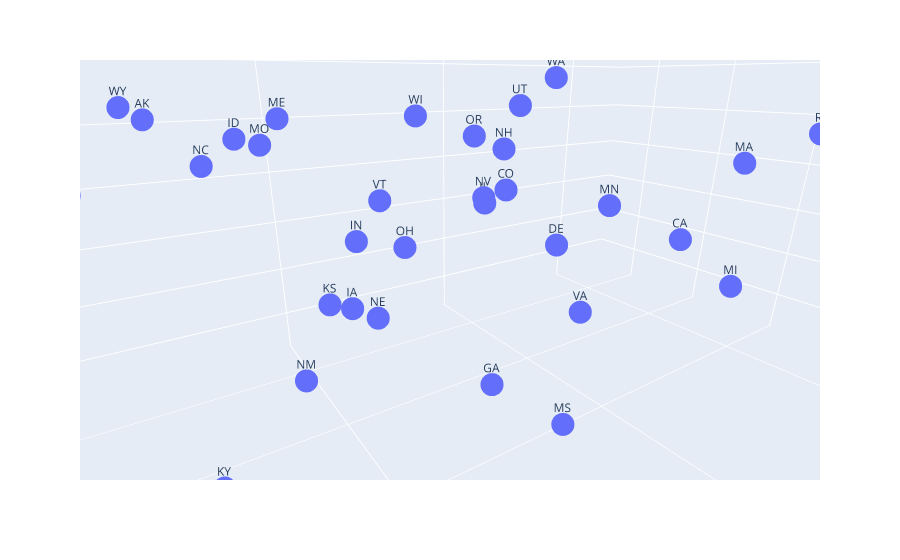

Write notebook code for a chart like this one.
### Markdown cell above
### 33) [P] Read how to generate a 3D scatterplot in seaborn or plotly, and use it to generate a scatterplot of the first 3 components.

### Code cell
fig = px.scatter_3d(x, x="PC1", y="PC2", z="PC3", text = df_car_crashes.index)
fig.update_traces(textposition='top center')
fig.show()

### Figure 1 — Plotly figure (JSON) as saved in the notebook; plotly's stock layout.template omitted (floating-point values rounded to 4 significant figures)
{"data": [{"hoverlabel": {"namelength": 0}, "hovertemplate": "PC1=%{x}<br>PC2=%{y}<br>PC3=%{z}<br>text=%{text}", "legendgroup": "", "marker": {"color": "#636efa", "symbol": "circle"}, "mode": "markers+text", "name": "", "scene": "scene", "showlegend": false, "text": ["AL", "AK", "AZ", "AR", "CA", "CO", "CT", "DE", "DC", "FL", "GA", "HI", "ID", "IL", "IN", "IA", "KS", "KY", "LA", "ME", "MD", "MA", "MI", "MN", "MS", "MO", "MT", "NE", "NV", "NH", "NJ", "NM", "NY", "NC", "ND", "OH", "OK", "OR", "PA", "RI", "SC", "SD", "TN", "TX", "UT", "VT", "VA", "WA", "WV", "WI", "WY"], "textposition": "top center", "type": "scatter3d", "x": [1.604, 1.144, 1.432, 2.492, -1.751, -0.9251, -2.125, 0.3247, -4.636, 0.4957, -0.5254, 1.928, 0.3131, -0.8793, -0.3953, -0.3501, 0.2687, 1.079, 1.879, 0.03317, -1.709, -3.651, -1.371, -2.909, -0.8649, 0.6597, 3.628, -0.4671, -0.106, -1.775, -3.018, 0.4693, -2.042, 0.8163, 4.424, -0.5391, 1.894, -1.559, 1.814, -2.164, 4.672, 2.147, 0.9549, 2.204, -1.985, -0.6303, -1.797, -2.096, 3.619, -1.187, 1.164], "y": [0.1334, 0.8582, -0.4205, 0.349, 0.6336, -0.1544, 1.371, 1.574, 0.919, 1.435, 0.2667, -0.2102, -2.428, -0.3253, -1.518, -1.606, -0.3886, 0.1679, 3.648, -2.001, 2.126, -0.02508, 1.191, -0.9038, 0.5837, 0.003254, -1.243, -1.309, 0.6897, -1.239, 1.936, -0.3845, 1.539, -0.7933, -0.9657, -0.8926, 1.57, -1.407, 0.9366, 1.119, -0.01952, -1.685, 0.2608, 1.433, -1.283, -1.505, -0.1776, -0.959, 1.485, -1.83, -0.5561], "z": [0.3179, 0.7366, 0.3381, -1.789, -0.1362, 0.1462, 0.7431, 0.441, 0.7201, -0.6611, -0.997, 1.802, 0.3463, 0.03022, -0.4804, -1.144, -0.4879, -1.08, 0.04444, 0.5333, -0.2454, 0.1132, -0.1862, -0.3648, -1.244, 0.5562, 1.162, -1.151, 0.3482, 0.2439, -0.2029, -0.9703, 0.5029, 0.3683, -0.9485, -0.3899, -0.6821, 0.3565, 1.097, 0.5473, 0.8074, -0.04615, -1.195, 0.5863, 0.6154, -0.1465, -0.9889, 0.8541, -0.05436, 0.5224, 0.7105]}], "layout": {"autosize": true, "legend": {"tracegroupgap": 0}, "margin": {"t": 60}, "scene": {"aspectmode": "auto", "aspectratio": {"x": 1.584, "y": 1.034, "z": 0.611}, "camera": {"center": {"x": 0, "y": 0, "z": 0}, "eye": {"x": 0.193, "y": 0.2957, "z": 0.1325}, "projection": {"type": "perspective"}, "up": {"x": 0, "y": 0, "z": 1}}, "domain": {"x": [0, 1], "y": [0, 1]}, "xaxis": {"title": {"text": "PC1"}, "type": "linear"}, "yaxis": {"title": {"text": "PC2"}, "type": "linear"}, "zaxis": {"title": {"text": "PC3"}, "type": "linear"}}}}
